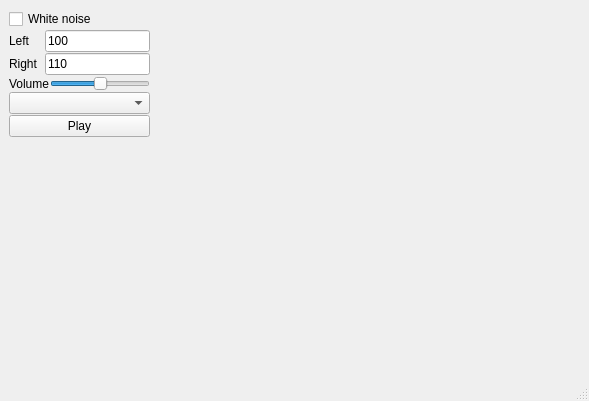
<?xml version="1.0" encoding="UTF-8"?>
<ui version="4.0">
 <class>MainWindow</class>
 <widget class="QMainWindow" name="MainWindow">
  <property name="geometry">
   <rect>
    <x>0</x>
    <y>0</y>
    <width>589</width>
    <height>401</height>
   </rect>
  </property>
  <property name="windowTitle">
   <string>MainWindow</string>
  </property>
  <widget class="QWidget" name="centralwidget">
   <layout class="QHBoxLayout" name="horizontalLayout_4" stretch="1,3">
    <item>
     <layout class="QVBoxLayout" name="verticalLayout_3" stretch="0,1,1,1,0,1,3">
      <property name="spacing">
       <number>1</number>
      </property>
      <item>
       <widget class="QCheckBox" name="chkNoise">
        <property name="text">
         <string>White noise</string>
        </property>
       </widget>
      </item>
      <item>
       <layout class="QHBoxLayout" name="horizontalLayout" stretch="1,3">
        <item>
         <widget class="QLabel" name="lblL">
          <property name="text">
           <string>Left</string>
          </property>
         </widget>
        </item>
        <item>
         <widget class="QLineEdit" name="txtL">
          <property name="text">
           <string>100</string>
          </property>
         </widget>
        </item>
       </layout>
      </item>
      <item>
       <layout class="QHBoxLayout" name="horizontalLayout_2" stretch="1,3">
        <item>
         <widget class="QLabel" name="lblR">
          <property name="text">
           <string>Right</string>
          </property>
         </widget>
        </item>
        <item>
         <widget class="QLineEdit" name="txtR">
          <property name="text">
           <string>110</string>
          </property>
         </widget>
        </item>
       </layout>
      </item>
      <item>
       <layout class="QHBoxLayout" name="horizontalLayout_3">
        <item>
         <widget class="QLabel" name="label">
          <property name="text">
           <string>Volume</string>
          </property>
         </widget>
        </item>
        <item>
         <widget class="QSlider" name="sldV">
          <property name="maximum">
           <number>100</number>
          </property>
          <property name="value">
           <number>50</number>
          </property>
          <property name="sliderPosition">
           <number>50</number>
          </property>
          <property name="orientation">
           <enum>Qt::Orientation::Horizontal</enum>
          </property>
         </widget>
        </item>
       </layout>
      </item>
      <item>
       <widget class="QComboBox" name="comboScreen"/>
      </item>
      <item>
       <widget class="QPushButton" name="btnG">
        <property name="text">
         <string>Play</string>
        </property>
       </widget>
      </item>
      <item>
       <spacer name="verticalSpacer">
        <property name="orientation">
         <enum>Qt::Orientation::Vertical</enum>
        </property>
        <property name="sizeHint" stdset="0">
         <size>
          <width>20</width>
          <height>40</height>
         </size>
        </property>
       </spacer>
      </item>
     </layout>
    </item>
    <item>
     <layout class="QVBoxLayout" name="verticalLayout">
      <item>
       <widget class="ScreenSaver" name="gView" native="true"/>
      </item>
     </layout>
    </item>
   </layout>
  </widget>
  <widget class="QMenuBar" name="menubar">
   <property name="geometry">
    <rect>
     <x>0</x>
     <y>0</y>
     <width>589</width>
     <height>30</height>
    </rect>
   </property>
  </widget>
  <widget class="QStatusBar" name="statusbar"/>
 </widget>
 <customwidgets>
  <customwidget>
   <class>ScreenSaver</class>
   <extends>QWidget</extends>
   <header>gui/ScreenSaver.h</header>
   <container>1</container>
  </customwidget>
 </customwidgets>
 <resources/>
 <connections/>
</ui>
